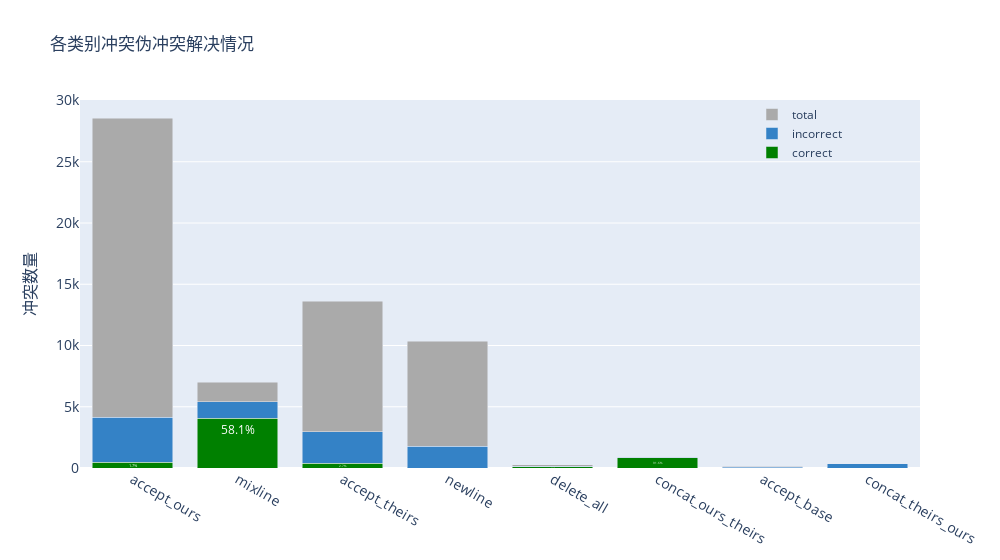

Notebook cell for this chart:
### Code cell
# 使用 plotly 绘制条形图，横坐标是各个类型，
# 纵坐标高度由三部分组成：灰色表示总数减去给出建议的部分，绿色部分表示正确的部分、蓝色表示给出建议但不正确的部分

import plotly.graph_objects as go

fig = go.Figure()
fig.add_trace(go.Bar(
    x=list(kind_counter.keys()),
    y=[kind_counter[k] * correct_rate[k] / 100 for k in kind_counter.keys()],
    name='correct',
    marker_color='green',
    customdata=[round(correct_rate[k], 1) for k in kind_counter.keys()],
    texttemplate="%{customdata}%",
))
fig.add_trace(go.Bar(
    x=list(kind_counter.keys()),
    y=[kind_counter[k] * (suggestion_given_rate[k] - correct_rate[k]) / 100 for k in kind_counter.keys()],
    name='incorrect',
    marker_color='rgb(52,130,198)',
))
fig.add_trace(go.Bar(
    x=list(kind_counter.keys()),
    y=list([kind_counter[k] * (100 - suggestion_given_rate[k]) / 100 for k in kind_counter.keys()]),
    name='total',
    marker_color='#aaa'
))

fig.update_layout(
    title='各类别冲突伪冲突解决情况',
    xaxis_tickfont_size=14,
    width=1000,
    yaxis=dict(
        title='冲突数量',
        titlefont_size=16,
        tickfont_size=14,
    ),
    legend=dict(
        x=0.8,
        y=1.0,
        bgcolor='rgba(255, 255, 255, 0)',
        bordercolor='rgba(255, 255, 255, 0)'
    ),
    barmode='stack',
    bargap=0.15,
    bargroupgap=0.1
)

fig.show()

### Figure 1 — Plotly figure (JSON) as saved in the notebook; plotly's stock layout.template omitted (floating-point values rounded to 4 significant figures)
{"data": [{"customdata": [1.7, 58.1, 2.7, 0, 42.7, 91.6, 0.7, 0], "marker": {"color": "green"}, "name": "correct", "texttemplate": "%{customdata}%", "type": "bar", "x": ["accept_ours", "mixline", "accept_theirs", "newline", "delete_all", "concat_ours_theirs", "accept_base", "concat_theirs_ours"], "y": [479, 4066, 374, 0, 109, 838, 1, 0]}, {"marker": {"color": "rgb(52,130,198)"}, "name": "incorrect", "type": "bar", "x": ["accept_ours", "mixline", "accept_theirs", "newline", "delete_all", "concat_ours_theirs", "accept_base", "concat_theirs_ours"], "y": [3647.0, 1359, 2594, 1792.0, 33.0, 51.0, 96.0, 327]}, {"marker": {"color": "#aaa"}, "name": "total", "type": "bar", "x": ["accept_ours", "mixline", "accept_theirs", "newline", "delete_all", "concat_ours_theirs", "accept_base", "concat_theirs_ours"], "y": [24415, 1572.0, 10652, 8566.0, 113, 26.0, 49, 7.0]}], "layout": {"bargap": 0.15, "bargroupgap": 0.1, "barmode": "stack", "legend": {"bgcolor": "rgba(255, 255, 255, 0)", "bordercolor": "rgba(255, 255, 255, 0)", "x": 0.8, "y": 1}, "title": {"text": "各类别冲突伪冲突解决情况"}, "width": 1000, "xaxis": {"tickfont": {"size": 14}}, "yaxis": {"tickfont": {"size": 14}, "title": {"font": {"size": 16}, "text": "冲突数量"}}}}
